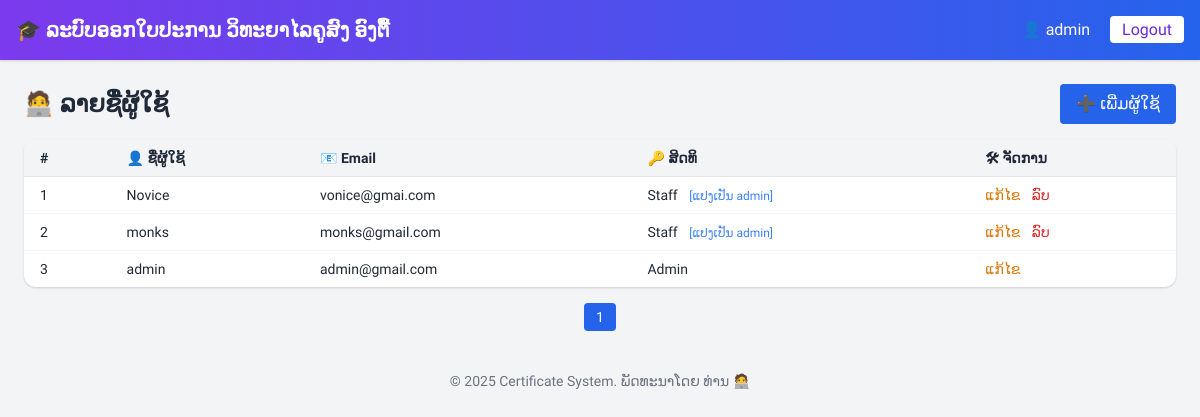
/views/user_list.php (signed in), run on the app's committed database.
### tables this page shows
CREATE TABLE `users` (
  `id` int(11) NOT NULL COMMENT 'ລະຫັດຜູ້ໃຊ້',
  `username` varchar(50) NOT NULL COMMENT 'ຊື່ຜູ້ໃຊ້',
  `password` varchar(255) NOT NULL COMMENT 'ລະຫັດຜ່ານ',
  `email` varchar(100) DEFAULT NULL COMMENT 'ອີເມວ',
  `role` enum('admin','staff') DEFAULT 'admin' COMMENT 'ສິດທິຂອງຜູ້ໃຊ້',
  `created_at` datetime DEFAULT current_timestamp() COMMENT 'ວັນທີສ້າງ'
);

### views/user_list.php (the view, shortened to what this page needs)
<?php
require_once(__DIR__ . '/../config/config.php');
$limit = 10;
$page = isset($_GET['page']) ? max(1, intval($_GET['page'])) : 1;
$offset = ($page - 1) * $limit;
$total_stmt = $pdo->query("SELECT COUNT(*) FROM users");
$total_users = $total_stmt->fetchColumn();
$total_pages = ceil($total_users / $limit);
$stmt = $pdo->prepare("SELECT id, username, email, role, created_at FROM users ORDER BY created_at DESC LIMIT :limit OFFSET :offset");
$stmt->bindValue(':limit', $limit, PDO::PARAM_INT);
$stmt->bindValue(':offset', $offset, PDO::PARAM_INT);
$stmt->execute();
$users = $stmt->fetchAll();
?>
<?php include('header.php'); ?>
<main class="flex-1 p-6">
  <div class="flex justify-between items-center mb-4">
    <h2 class="text-2xl font-bold text-gray-800">🧑‍💻 ລາຍຊື່ຜູ້ໃຊ້</h2>
    <a href="<?= BASE_URL ?>views/register.php" class="bg-blue-600 text-white px-4 py-2 rounded hover:bg-blue-700 transition">➕ ເພີ່ມຜູ້ໃຊ້</a>
  </div>
  <div class="overflow-x-auto bg-white rounded-xl shadow mb-4">
    <table class="min-w-full divide-y divide-gray-200 text-sm">
      <thead class="bg-gray-100">
        <tr>
          <th class="px-4 py-2 text-left">#</th>
          <th class="px-4 py-2 text-left">👤 ຊື່ຜູ້ໃຊ້</th>
          <th class="px-4 py-2 text-left">📧 Email</th>
          <th class="px-4 py-2 text-left">🔑 ສິດທິ</th>
          <th class="px-4 py-2 text-left">🛠 ຈັດການ</th>
        </tr>
      </thead>
      <tbody class="divide-y divide-gray-100">
        <?php foreach ($users as $index => $user): ?>
        <tr class="hover:bg-gray-50">
          <td class="px-4 py-2"><?= $offset + $index + 1 ?></td>
          <td class="px-4 py-2"><?= htmlspecialchars($user['username']) ?></td>
          <td class="px-4 py-2"><?= htmlspecialchars($user['email']) ?></td>
          <td class="px-4 py-2 capitalize">
            <?= $user['role'] ?>
            <?php if ($_SESSION['user']['id'] !== $user['id']): ?>
              <form action="<?= BASE_URL ?>actions/change_role.php" method="POST" class="inline-block ml-2">
                <button type="submit" class="text-blue-500 hover:underline text-xs">[ແປງເປັນ <?= $user['role'] === 'admin' ? 'staff' : 'admin' ?>]</button>
              </form>
            <?php endif; ?>
          </td>
          <td class="px-4 py-2 space-x-2">
            <a href="<?= BASE_URL ?>views/user_edit.php?id=<?= $user['id'] ?>" class="text-yellow-600 hover:underline">ແກ້ໄຂ</a>
            <?php if ($_SESSION['user']['id'] !== $user['id']): ?>
              <a href="<?= BASE_URL ?>actions/user_delete.php?id=<?= $user['id'] ?>" class="text-red-600 hover:underline" onclick="return confirm('ຍືນຢືນການລົບ?')">ລົບ</a>
            <?php endif; ?>
          </td>
        </tr>
        <?php endforeach; ?>
      </tbody>
    </table>
  </div>
  <div class="flex justify-center space-x-2 text-sm">
    <?php for ($i = 1; $i <= $total_pages; $i++): ?>
      <a href="?page=<?= $i ?>" class="px-3 py-1 rounded <?= $i === $page ? 'bg-blue-600 text-white' : 'bg-gray-200 hover:bg-gray-300' ?>">
        <?= $i ?>
      </a>
    <?php endfor; ?>
  </div>
</main>
<?php include('footer.php'); ?>

### views/header.php (shortened to what this page needs)
<!DOCTYPE html>
<html lang="lo">
<head>
  <link href="https://cdn.jsdelivr.net/npm/tailwindcss@2.2.19/dist/tailwind.min.css" rel="stylesheet">
</head>
<body class="bg-gray-100 text-gray-800">
  <header class="bg-gradient-to-r from-purple-600 to-blue-600 text-white shadow">
    <div class="max-w-7xl mx-auto px-4 py-4 flex justify-between items-center">
      <h1 class="text-xl font-bold"><a  href="<?= BASE_URL ?>views/dashboard.php">🎓</a> ລະບົບອອກໃບປະການ ວິທະຍາໄລຄູສົງ ອົງຕື້</h1>
      <div>
        <span class="mr-4">👤 <?= htmlspecialchars($_SESSION['user']['username']) ?></span>
        <a href="<?= BASE_URL ?>actions/logout.php" class="bg-white text-purple-700 px-3 py-1 rounded hover:bg-gray-200">Logout</a>
      </div>
    </div>
  </header>
  <div class="flex">

### views/footer.php
  </div>
  <footer class="text-center py-4 text-sm text-gray-500">
    &copy; <?= date('Y') ?> Certificate System. ພັດທະນາໂດຍ ທ່ານ 🧑‍💻
  </footer>
</body>
</html>

### views/header.php (style rules this page uses)
body { font-family: 'Phetsarath', sans-serif; }

### data on the page
users: index "1", username "Novice", email "vonice@gmai.com", role "Staff", shows "admin"
users: index "2", username "monks", email "monks@gmail.com", role "Staff", shows "admin"
users: index "3", username "admin", email "admin@gmail.com", role "Admin"

### other printed values
$_SESSION['user']['username'] "admin"
